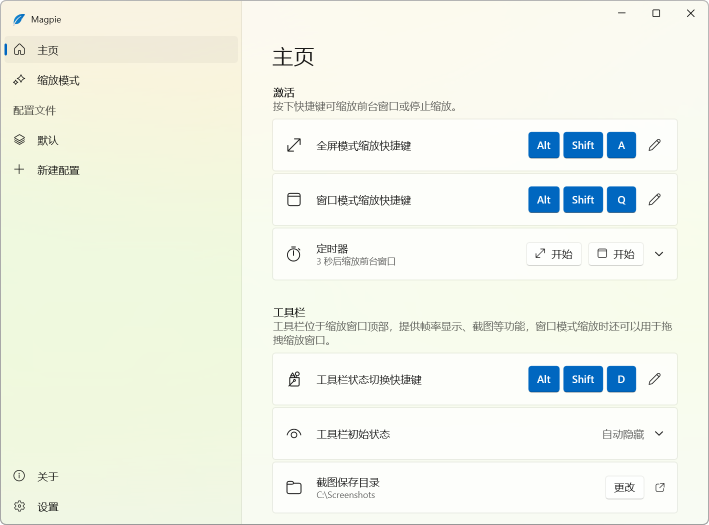
#> input picture magpie/archive/v2.1/source/img/main-window-zh.png, 1418 x 1050 px (shown at 1/2 size)
$ python -i cleaner.py   (imports and definitions only)
#> lines starting #> are read from the running program, lines starting #| are printed output that depends on the picture
#> further down, picture is the input picture: PIL image 1418x1050 RGBA; mean R, G, B, A 239.4, 243.8, 232.5, 255
from __future__ import annotations

import argparse
import csv
import hashlib
import json
import math
import os
import shutil
import sqlite3
import sys
import time
from datetime import datetime
from pathlib import Path

import numpy as np
from PIL import Image

PIPELINE_VERSION = "3.2.1"
IMAGE_EXTENSIONS = {".png", ".jpg", ".jpeg", ".bmp", ".webp"}


def now_iso() -> str:
    return datetime.now().isoformat(timespec="milliseconds")


# [16 lines left out: functions format_duration, format_bytes, not called in this run]


class Progress:
    # [41 lines left out: functions __init__, advance, render, not called in this run]


def stable_fraction(text: str) -> float:
    value = int.from_bytes(hashlib.sha256(text.encode("utf-8")).digest()[:8], "big")
    return value / float(2**64 - 1)


def hamming(a: int, b: int) -> int:
    return (int(a) ^ int(b)).bit_count()


# [21 lines left out: functions dhash64, phash64, not called in this run]


def hash_chunks(value: int) -> list[tuple[int, int]]:
    return [(slot, (int(value) >> (slot * 8)) & 0xFF) for slot in range(8)]


def entropy8(gray: np.ndarray) -> float:
    hist = np.bincount(gray.ravel(), minlength=256).astype(np.float64)
    p = hist[hist > 0] / hist.sum()
    return float(-(p * np.log2(p)).sum())


def image_metrics(im: Image.Image) -> dict:
    rgb = np.asarray(im.convert("RGB").resize((256, 144), Image.Resampling.BILINEAR), dtype=np.uint8)
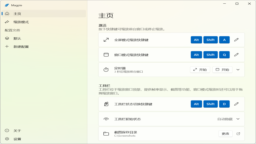
#> rgb: shape (144, 256, 3); mean R, G, B 239.6, 243.9, 232.6
    gray = np.asarray(Image.fromarray(rgb).convert("L"), dtype=np.uint8)
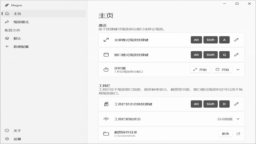
#> gray: shape (144, 256); min 82, max 255, mean 241.3
    g = gray.astype(np.float32)
    dx, dy = np.abs(np.diff(g, axis=1)), np.abs(np.diff(g, axis=0))
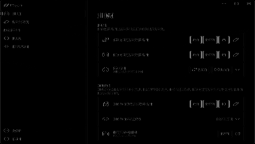
#> dx: shape (144, 255) float32; min 0, max 126, mean 2.2
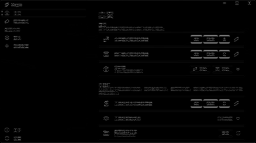
#> dy: shape (143, 256) float32; min 0, max 126, mean 4.2
    sharpness = float((dx.mean() + dy.mean()) * 0.5)
#> sharpness = 3.21
    edge_density = float(((dx[:-1, :] + dy[:, :-1]) > 24.0).mean())
#> edge_density = 0.0873
    mean, std, entropy = float(g.mean()), float(g.std()), entropy8(gray)
#> in entropy8, `hist = np.bincount(gray.ravel(), minlength=256).astype(np.float64)`: hist = 256 values, max 10882 at index 243, min 0 at index 0, mean 144
#> in entropy8, `p = hist[hist > 0] / hist.sum()`: p = 172 values, max 0.295 at index 159, min 2.71e-05 at index 22, mean 0.00581
#> mean = 241.3; std = 24.34; entropy = 3.51
    clipped = float(((gray <= 2) | (gray >= 253)).mean())
#> clipped = 0.222
    border = max(2, min(gray.shape) // 30)
#> border = 4
    bp = np.concatenate((gray[:border].ravel(), gray[-border:].ravel(), gray[:, :border].ravel(), gray[:, -border:].ravel()))
#> bp = 3200 values, max 250 at index 2821, min 154 at index 1017, mean 241.5
    border_dark = float((bp < 8).mean())
#> border_dark = 0
    channel_means = rgb.reshape(-1, 3).mean(axis=0)
#> channel_means = [239.6, 243.9, 232.6]
    color_cast = float((channel_means.max() - channel_means.min()) / max(20.0, channel_means.mean()))
#> color_cast = 0.0471
    quality = 100.0 * (
        0.15 * max(0.0, 1.0 - abs(mean - 118.0) / 150.0)
        + 0.15 * min(1.0, std / 55.0)
        + 0.25 * min(1.0, entropy / 7.5)
        + 0.25 * min(1.0, sharpness / 15.0)
        + 0.10 * max(0.0, 1.0 - clipped * 3.0)
        + 0.10 * max(0.0, 1.0 - border_dark * 1.4)
    )
#> quality = 39.68
    flags: list[str] = []
    if sharpness < 2.5: flags.append("soft_frame")
    if clipped > 0.30: flags.append("heavy_clipping")
    if border_dark > 0.72: flags.append("heavy_black_border")
    if color_cast > 0.52: flags.append("extreme_color_cast")
    if entropy < 3.2: flags.append("low_entropy")
    gh = np.histogram(gray, bins=16, range=(0, 256))[0].astype(np.float32)
#> gh = [0, 0, 0, 0, 0, 440, 55, 96, 95, 186, 202, 381, 494, 766, 1935, 32214]
    gh /= max(1.0, float(gh.sum()))
#> gh = [0, 0, 0, 0, 0, 0.0119, 0.00149, 0.0026, 0.00258, 0.00505, 0.00548, 0.0103, 0.0134, 0.0208, 0.0525, 0.874]
    color = np.concatenate((rgb.reshape(-1, 3).mean(axis=0), rgb.reshape(-1, 3).std(axis=0))).astype(np.float32) / 255.0
#> color = [0.94, 0.956, 0.912, 0.133, 0.0877, 0.0635]
    gx, gy = np.diff(g, axis=1)[:-1, :], np.diff(g, axis=0)[:, :-1]
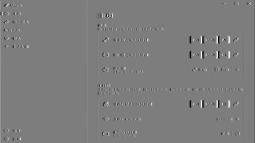
#> gx: shape (143, 255) float32; min -122, max 126, mean 0; drawn with min black and max white
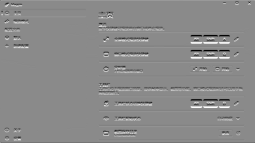
#> gy: shape (143, 255) float32; min -126, max 106, mean 0; drawn with min black and max white
    mag = np.hypot(gx, gy)
    angle = (np.arctan2(gy, gx) + math.pi) % math.pi
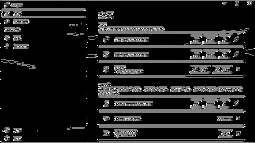
#> angle: shape (143, 255) float32; min 0, max 3.13, mean 0.418; drawn with min black and max white
    orient = np.histogram(angle, bins=8, range=(0, math.pi), weights=mag)[0].astype(np.float32)
#> orient = [33548.1, 10255.9, 16527, 56367.8, 67235.5, 6881.4, 6866.7, 11347.9]
    orient /= max(1.0, float(orient.sum()))
#> orient = [0.16, 0.0491, 0.0791, 0.27, 0.322, 0.0329, 0.0329, 0.0543]
    embedding = np.concatenate((gh, color, orient)).astype(np.float32)
#> embedding = 30 values, max 0.956 at index 17, min 0 at index 0, mean 0.17
    embedding /= max(1e-8, float(np.linalg.norm(embedding)))
#> embedding = 30 values, max 0.501 at index 17, min 0 at index 0, mean 0.0889
    return {"mean": mean, "std": std, "entropy": entropy, "sharpness": sharpness,
            "edge_density": edge_density, "clipped_fraction": clipped,
            "border_dark_fraction": border_dark, "color_cast": color_cast,
            "quality_score": float(np.clip(quality, 0, 100)), "flags": flags,
            "embedding": embedding}


class Cleaner:
    # [284 lines left out: functions __init__, connect, rows, info, processed, invalidate_changed and 11 more, not called in this run]


# [1 line not run here, left out]

>>> from PIL import Image
>>> picture = Image.open('../../magpie/archive/v2.1/source/img/main-window-zh.png')
>>> result = image_metrics(picture)
#> result = 11 items
